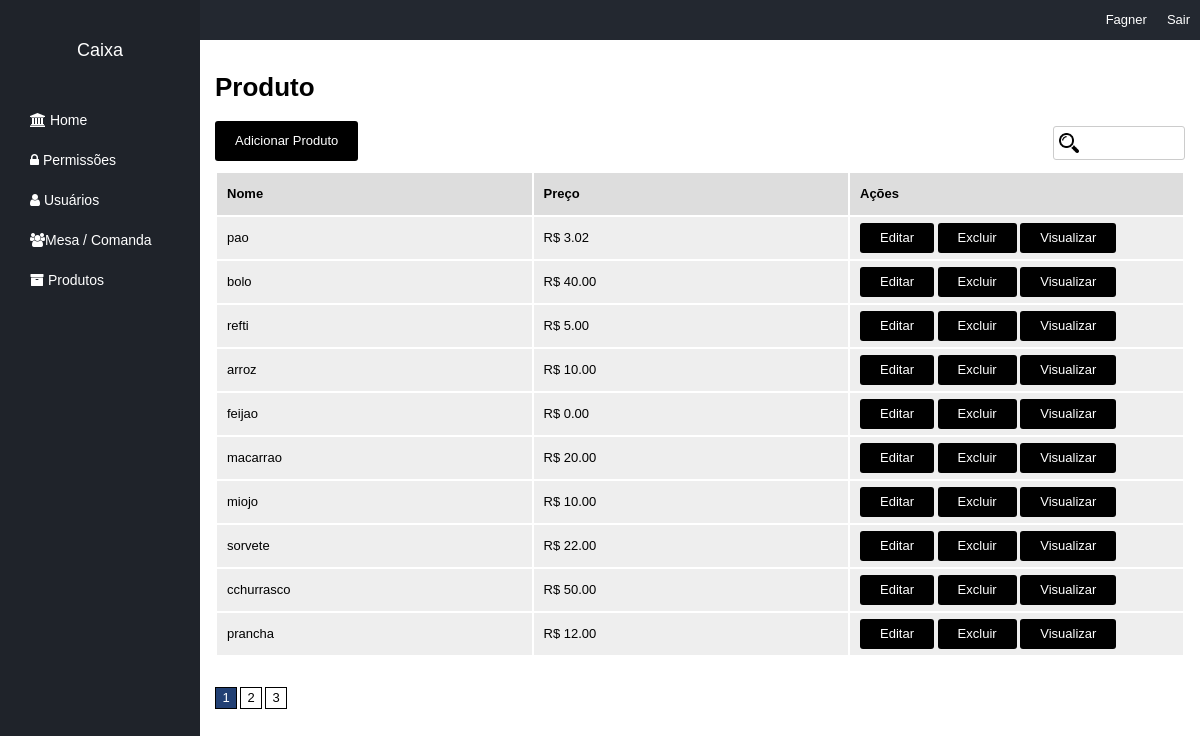
The page /produto (signed in) on the database its author committed.
### tables this page shows
CREATE TABLE `tbproduto` (
  `idtbproduto` int(10) UNSIGNED NOT NULL,
  `descricao` varchar(255) DEFAULT NULL,
  `valor` decimal(10,2) DEFAULT NULL
);

### core/controller.php (called while the page is built, shortened)
<?php
class controller{
public function loadTemplate($viewName, $viewData = array()){
        include 'views/templates.php';
}
public function loadViewInTemplate($viewName, $viewData = array()){
    extract($viewData);
    include 'views/'.$viewName.'.php';
}
}
?>

### controllers/produtoController.php (called while the page is built, shortened)
<?php
class produtoController extends controller {
    public function index() {
        $data = array();
        $u = new Users();
        $u->setLoggedUser();
        $funcao = new Funcao($u->getFuncao());
        $data['usuarioFuncao'] = $funcao->getDescricao();
        $data['usuarioNome'] = $u->getNome();
            $prod = new Produto();
            $data["p"]=1;
             $offset = (10 *($data["p"]-1));
            $data['produto_list'] = $prod->getList($offset);
            $data['produto_count'] = $prod->getCount();
            $data['p_count']= ceil($data['produto_count']/5);
            $this->loadTemplate('produto', $data);
    }
}

### core/core.php (called while the page is built, shortened)
<?php
class Core{
   public function run(){
       $url = explode('index.php', $_SERVER['PHP_SELF']);
       $url = end($url);
       $params = array();
       if(!empty($url)){
          $url = explode('/', $url);
          array_shift($url);
          array_shift($url);
          if(isset($url[0])){
            $currentAction = $url[0];
            array_shift($url);
          }else{
            $currentAction = 'index';
          }
       }else{
           $currentController = 'homeController';
           $currentAction = 'index';
       }
       $c = new $currentController();
       call_user_func_array(array($c, $currentAction), $params);
   }
}

### index.php (called while the page is built, shortened)
<?php
include 'config.php';
$core = new Core();
$core->run();
?>

### core/model.php (called while the page is built, shortened)
<?php
class model {
public function __construct(){
    global $config;
    $this->db = new PDO("mysql:dbname=".$config['dbname'].';host='.$config['host'],$config['dbuser'], $config['dbpass']);
}
}
?>

### config.php (called while the page is built, shortened)
<?php
$config = array();
if(ENVIRONMENT == "development"){
  $config["host"] = "localhost";
  $config["dbname"] = "bdsushi";
  $config["dbuser"]  = "root";
  $config["dbpass"] = "";
}else{
  $config["host"] = "localhost";
  $config["dbname"] = "bdsushi";
  $config["dbuser"]  = "root";
  $config["dbpass"] = "";
}

### models/Produto.php (called while the page is built, shortened)
<?php
Class Produto extends model{
     public function getList($offset) {
        $data = array();
        $sql = $this->db->prepare("SELECT * FROM tbproduto LIMIT $offset, 10");
        $sql->execute();
        if ($sql->rowCount() > 0) {
            $data = $sql->fetchAll();
        }
        return $data;
    }
}
?>

### models/Users.php (called while the page is built, shortened)
<?php
class Users extends model {
    private $userInfo;
    public function setLoggedUser() {
        if (isset($_SESSION["ccUser"]) && !empty($_SESSION["ccUser"])) {
            $idtbusuario = $_SESSION["ccUser"];
            $sql = $this->db->prepare("SELECT tbpessoa.nome, tbfuncao.idtbfuncao, tbusuario.idtbusuario FROM tbusuario INNER JOIN tbpessoa ON tbusuario.idtbpessoa = tbpessoa.idtbpessoa INNER JOIN tbfuncao on tbfuncao.idtbpessoa = tbpessoa.idtbpessoa WHERE tbusuario.idtbusuario = :idtbusuario");
            $sql->bindValue(":idtbusuario", $idtbusuario);
            $sql->execute();
            if ($sql->rowCount() > 0) {
                $this->userInfo = $sql->fetch();
            }
        }
    }
    public function getFuncao() {
        if (isset($this->userInfo['idtbfuncao'])) {
            return $this->userInfo['idtbfuncao'];
        } else {
            return 0;
    }}
    public function getNome() {
        if (isset($this->userInfo['nome'])) {
            return $this->userInfo['nome'];
        } else {
            return '';
        }
    }
}
?>

### models/Funcao.php (called while the page is built, shortened)
<?php
class Funcao extends model{
    private $funcaoInfo;
    public function __construct($idtbfuncao){
        $sql = $this->db->prepare("SELECT * FROM tbfuncao WHERE idtbfuncao = :idtbfuncao");
        $sql->bindValue(":idtbfuncao", $idtbfuncao);
        $sql->execute();
        if($sql->rowCount() > 0){
        $this->funcaoInfo  = $sql->fetch();
        }
    }
    public function getDescricao() {
        if(isset($this->funcaoInfo['descricao'])){
            return $this->funcaoInfo['descricao'];
        }else{
            return '';
        }
    }
}

### views/produto.php (the view, shortened to what this page needs)
<h1>Produto</h1>
    <div class="button"><a href="<?= BASE_URL ?>/produto/add"> Adicionar Produto</a></div>
    <input type="text" id="busca" data-type="search_produto"/>
<table border="0" width="100%">
    <thead>
        <tr>
            <th>Nome</th>
            <th>Preço</th>
            <th>Ações</th>
        </tr>
    </thead>
<tbody>
        <?php foreach ($produto_list as $i) { ?>
            <tr>
                <td width="150"><?= $i['descricao'] ?></td>
                <td width="150">R$ <?= number_format($i['valor'],2) ?></td>
                <td width="160px">
                        <div class="button button_small"><a href="<?= BASE_URL ?>/produto/edit/<?= $i['idtbproduto'] ?>">Editar</a></div>
                        <div class="button button_small"><a href="<?= BASE_URL ?>/produto/delete/<?= $i['idtbproduto'] ?>" onclick="return confirm('Tem certeza que deseja excluir?')">Excluir</a></div>
                        <div class="button button_small"><a href="<?= BASE_URL ?>/produto/view/<?= $i['idtbproduto'] ?>">Visualizar</a></div>
                </td>
            </tr>
        <?php } ?>
    </tbody>
</table>
<div class="pagination">
    <?php for ($i = 1; $i <= $p_count; $i++) { ?>
    <div class="pag_item <?php echo ($i == $p)?'pag_ativo':''; ?>"><a href="<?= BASE_URL ?>/produto?p=<?php echo $i; ?>"><?php echo $i; ?></a></div>
    <?php } ?>
</div>

### views/templates.php (shortened to what this page needs)
<!doctype html>
<html lang="en">
    <head>
        <link rel="stylesheet" href="<?= BASE_URL ?>/assets/css/templates.css" type="text/css">
        <link href="<?= BASE_URL ?>/assets/css/icon/css/font-awesome.min.css" rel="stylesheet" type="text/css"/>
    </head>
    <body>
        <div class="leftmenu">
            <div class="company_name"><?php echo $viewData['usuarioFuncao']; ?></div>
            <div class="menu_area">
                <ul>
                    <li><a href="<?= BASE_URL ?>"><i class="fa fa-university" aria-hidden="true"></i> Home</a></li>
                    <li><a href="<?= BASE_URL ?>/permissions"><i class="fa fa-lock" aria-hidden="true"></i> Permissões</li>
                    <li><a href="<?= BASE_URL ?>/users"><i class="fa fa-user" aria-hidden="true"></i> Usuários</li>
                    <li><a href="<?= BASE_URL ?>/mesa"><i class="fa fa-users" aria-hidden="true"></i>Mesa / Comanda</li>
                    <li><a href="<?= BASE_URL ?>/produto"><i class="fa fa-archive" aria-hidden="true"></i> Produtos</li>
                </ul>
            </div>
        </div>
        <div class="container">
            <div class="top">
                <div class="top_right"><a href="<?php echo BASE_URL . '/login/logout'; ?>"> Sair</a></div>
                <div class="top_right"><?= $viewData['usuarioNome'] ?></div>
            </div>
            <div class="area">
                <?php $this->loadViewInTemplate($viewName, $viewData); ?>
            </div>
        </div>
    </body>
</html>

### assets/css/templates.css (style rules this page uses)
body { margin: 0; padding: 0; font-size: 13px; font-family: Arial; }
.leftmenu { width: 200px; background-color:#1f232a; position: fixed; left: 0; top: 0; bottom: 0; }
.company_name { height: 100px; line-height: 100px; font-size: 18px; color: #fff; text-align: center; }
.container { padding-left: 200px; }
.top { height: 40px; background-color:#232830; color: #fff; font-size: 13px; }
.top_right { float: right; height: 40px; line-height: 40px; padding-left: 10px; padding-right: 10px; }
.top_right a { color: #fff; text-decoration: none; }
.menu_area { color: #fff; }
.menu_area ul { margin: 0; padding: 0; list-style: none; }
.menu_area li { height: 40px; line-height: 40px; font-size: 14px; padding-left: 30px; }
.menu_area li a { color: #fff; text-decoration: none; display: block; }
.area { padding: 15px; }
input[type=text], input[type=email], input[type=password], select, textarea { height: 30px; font-size: 13px; outline: 0; padding-left: 5px; padding-right: 5px; width: 100%; margin-top: 5px; }
input[type=submit], button, .button { border: 0px; background-color: #000; color: #fff; height: 40px; line-height: 40px; border-radius: 3px; padding-left: 20px; padding-right: 20px; cursor: pointer; font-size: 13px; display: inline-block; }
.button_small { height: 30px; line-height: 30px; }
.button a { color: #fff; text-decoration: none; }
table { margin-top: 10px; }
table th { background-color: #ddd; height: 40px; line-height: 40px; text-align: left; padding-left: 10px; padding-right: 10px; }
table td { background-color: #eee; height: 40px; line-height: 40px; text-align: left; padding-left: 10px; padding-right: 10px; }
.pagination { margin-top: 30px; margin-bottom: 30px; }
.pag_item { width: 20px; height: 20px; float:left; border: 1px solid #000; margin-right: 3px; text-align: center; line-height: 20px; }
.pag_item a { color: #000; text-decoration: none; }
.pag_ativo { background-color: #224074; }
.pag_ativo a { color: #fff; }
#busca { width: 100px; float: right; background-image: url('../image/lupa.png'); background-repeat: no-repeat; background-size: 20px 20px; background-position:5px; padding-left: 25px; border-radius: 3px; border: 1px solid #ccc; }

### rows shown on the page
tbproduto: descricao "pao", valor "3.02"
tbproduto: descricao "bolo", valor "40.00"
tbproduto: descricao "refti", valor "5.00"
tbproduto: descricao "arroz", valor "10.00"
tbproduto: descricao "feijao", valor "0.00"
tbproduto: descricao "macarrao", valor "20.00"
tbproduto: descricao "miojo", valor "10.00"
tbproduto: descricao "sorvete", valor "22.00"
tbproduto: descricao "cchurrasco", valor "50.00"
tbproduto: descricao "prancha", valor "12.00"

### other values the page prints
$viewData['usuarioFuncao'] "Caixa"
$viewData['usuarioNome'] "Fagner"
